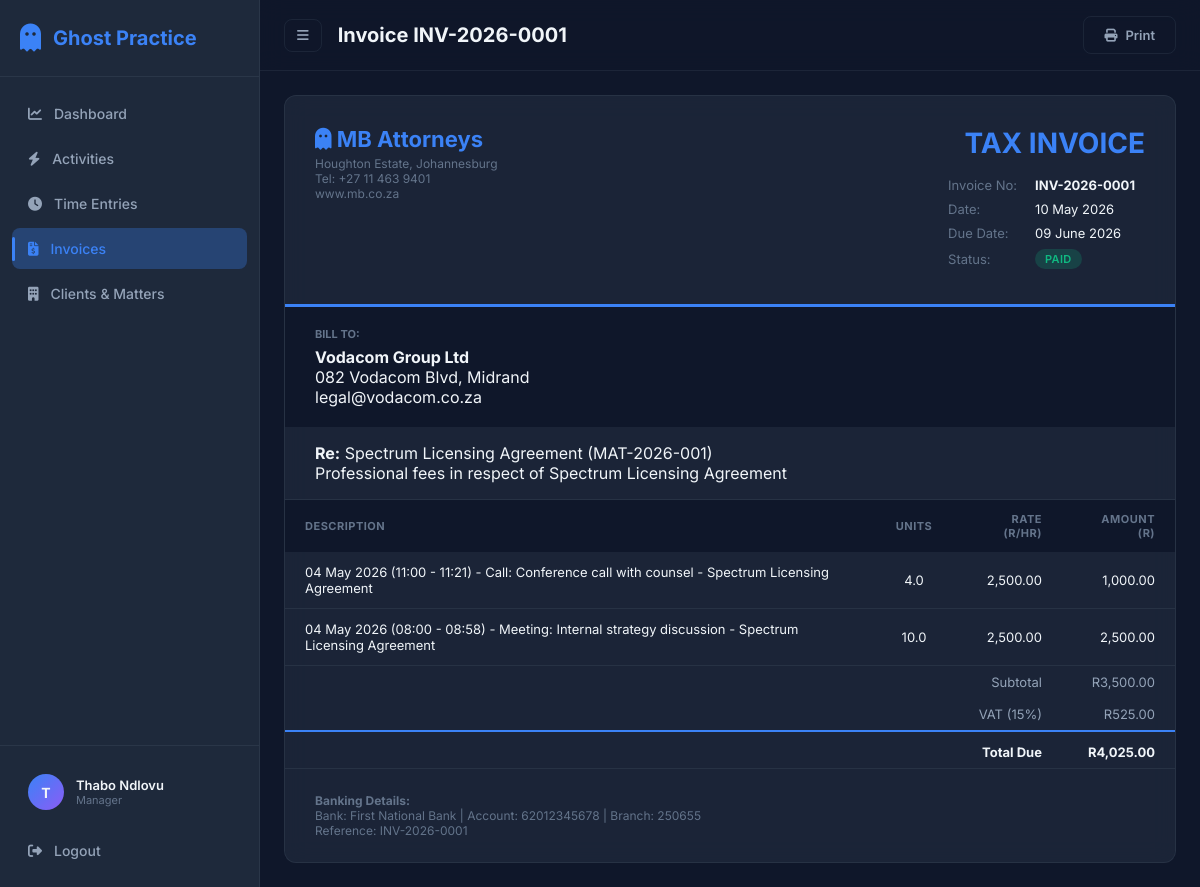
The app's page /invoices/1 (signed in) with its own data.
### models/user.py (models this page shows, shortened)
class User(UserMixin, db.Model):
    __tablename__ = "users"
    id = db.Column(db.Integer, primary_key=True)
    name = db.Column(db.String(120), nullable=False)
    email = db.Column(db.String(120), unique=True, nullable=False)
    password_hash = db.Column(db.String(256), nullable=False)
    role = db.Column(db.String(20), nullable=False, default="attorney")  # attorney / manager
    hourly_rate = db.Column(db.Float, default=2500.00)
    created_at = db.Column(db.DateTime, default=datetime.utcnow)
    activities = db.relationship("Activity", backref="user", lazy="dynamic")
    time_entries = db.relationship("TimeEntry", backref="user", lazy="dynamic")

### models/invoice.py (models this page shows, shortened)
class Invoice(db.Model):
    __tablename__ = "invoices"
    id = db.Column(db.Integer, primary_key=True)
    invoice_number = db.Column(db.String(50), unique=True, nullable=False)
    matter_id = db.Column(db.Integer, db.ForeignKey("matters.id"), nullable=False)
    client_id = db.Column(db.Integer, db.ForeignKey("clients.id"), nullable=False)
    date_issued = db.Column(db.Date, default=datetime.utcnow)
    due_date = db.Column(db.Date)
    subtotal = db.Column(db.Float, default=0)
    vat = db.Column(db.Float, default=0)
    total = db.Column(db.Float, default=0)
    status = db.Column(db.String(20), default="draft")  # draft / sent / paid
    created_at = db.Column(db.DateTime, default=datetime.utcnow)
    notes = db.Column(db.Text)
    items = db.relationship("InvoiceItem", backref="invoice", lazy="dynamic", cascade="all, delete-orphan")
    client = db.relationship("Client", backref="invoices")

class InvoiceItem(db.Model):
    __tablename__ = "invoice_items"
    id = db.Column(db.Integer, primary_key=True)
    invoice_id = db.Column(db.Integer, db.ForeignKey("invoices.id"), nullable=False)
    time_entry_id = db.Column(db.Integer, db.ForeignKey("time_entries.id"), nullable=True)
    description = db.Column(db.Text, nullable=False)
    units = db.Column(db.Float, nullable=False)
    rate = db.Column(db.Float, nullable=False)
    amount = db.Column(db.Float, nullable=False)
    time_entry = db.relationship("TimeEntry", backref="invoice_item")

### models/client.py (models this page shows, shortened)
class Client(db.Model):
    __tablename__ = "clients"
    id = db.Column(db.Integer, primary_key=True)
    name = db.Column(db.String(200), nullable=False)
    email = db.Column(db.String(120))
    phone = db.Column(db.String(20))
    address = db.Column(db.Text)
    created_at = db.Column(db.DateTime, default=datetime.utcnow)
    matters = db.relationship("Matter", backref="client", lazy="dynamic")

### models/matter.py (models this page shows, shortened)
class Matter(db.Model):
    __tablename__ = "matters"
    id = db.Column(db.Integer, primary_key=True)
    reference = db.Column(db.String(50), unique=True, nullable=False)
    title = db.Column(db.String(200), nullable=False)
    description = db.Column(db.Text)
    client_id = db.Column(db.Integer, db.ForeignKey("clients.id"), nullable=False)
    status = db.Column(db.String(20), default="active")  # active / closed
    created_at = db.Column(db.DateTime, default=datetime.utcnow)
    team = db.relationship("User", secondary=matter_team, backref=db.backref("assigned_matters", lazy="dynamic"))
    activities = db.relationship("Activity", backref="matter", lazy="dynamic")
    time_entries = db.relationship("TimeEntry", backref="matter", lazy="dynamic")
    invoices = db.relationship("Invoice", backref="matter", lazy="dynamic")

### routes/invoices.py (the view)
@invoices_bp.route("/<int:invoice_id>")
@login_required
def detail(invoice_id):
    invoice = Invoice.query.get_or_404(invoice_id)
    items = invoice.items.all()
    return render_template("invoice_detail.html", invoice=invoice, items=items)

### app.py (called while the page is built)
def create_app():
    app = Flask(__name__)
    app.config.from_object(Config)
    os.makedirs(os.path.join(app.root_path, "instance"), exist_ok=True)
    db.init_app(app)
    login_manager = LoginManager()
    login_manager.init_app(app)
    login_manager.login_view = "auth.login"
    login_manager.login_message_category = "info"
    from models.user import User
    @login_manager.user_loader
    def load_user(user_id):
        return User.query.get(int(user_id))
    register_blueprints(app)
    with app.app_context():
        db.create_all()
    return app

### templates/invoice_detail.html (shortened to what this page needs)
{% extends "base.html" %}
{% block page_title %}Invoice {{ invoice.invoice_number }}{% endblock %}
{% block topbar_actions %}
<a href="{{ url_for('invoices.pdf', invoice_id=invoice.id) }}" class="btn btn-ghost" target="_blank"><i class="fas fa-print"></i> Print</a>
{% endblock %}
{% block content %}
<div class="invoice-detail">
    <div class="card invoice-card">
        <div class="invoice-header">
            <div class="invoice-branding">
                <h2><i class="fas fa-ghost"></i> MB Attorneys</h2>
                <p>Houghton Estate, Johannesburg</p>
                <p>Tel: +27 11 463 9401</p>
                <p>www.mb.co.za</p>
            </div>
            <div class="invoice-meta">
                <h1>TAX INVOICE</h1>
                <table class="meta-table">
                    <tr><td>Invoice No:</td><td><strong>{{ invoice.invoice_number }}</strong></td></tr>
                    <tr><td>Date:</td><td>{{ invoice.date_issued.strftime('%d %B %Y') }}</td></tr>
                    <tr><td>Due Date:</td><td>{{ invoice.due_date.strftime('%d %B %Y') if invoice.due_date else 'N/A' }}</td></tr>
                    <tr><td>Status:</td><td><span class="status-badge status-{{ invoice.status }}">{{ invoice.status|upper }}</span></td></tr>
                </table>
            </div>
        </div>
        <div class="invoice-client">
            <h4>Bill To:</h4>
            <p><strong>{{ invoice.client.name }}</strong></p>
            {% if invoice.client.address %}<p>{{ invoice.client.address }}</p>{% endif %}
            {% if invoice.client.email %}<p>{{ invoice.client.email }}</p>{% endif %}
        </div>
        <div class="invoice-matter">
            <p><strong>Re:</strong> {{ invoice.matter.title }} ({{ invoice.matter.reference }})</p>
            {% if invoice.notes %}<p>{{ invoice.notes }}</p>{% endif %}
        </div>
        <table class="invoice-table">
            <thead>
                <tr>
                    <th>Description</th>
                    <th class="text-center">Units</th>
                    <th class="text-right">Rate (R/hr)</th>
                    <th class="text-right">Amount (R)</th>
                </tr>
            </thead>
            <tbody>
                {% for item in items %}
                <tr>
                    <td>{{ item.description }}</td>
                    <td class="text-center">{{ item.units }}</td>
                    <td class="text-right">{{ "{:,.2f}".format(item.rate) }}</td>
                    <td class="text-right">{{ "{:,.2f}".format(item.amount) }}</td>
                </tr>
                {% endfor %}
            </tbody>
            <tfoot>
                <tr class="subtotal-row">
                    <td colspan="3" class="text-right">Subtotal</td>
                    <td class="text-right">R{{ "{:,.2f}".format(invoice.subtotal) }}</td>
                </tr>
                <tr class="vat-row">
                    <td colspan="3" class="text-right">VAT (15%)</td>
                    <td class="text-right">R{{ "{:,.2f}".format(invoice.vat) }}</td>
                </tr>
                <tr class="total-row">
                    <td colspan="3" class="text-right"><strong>Total Due</strong></td>
                    <td class="text-right"><strong>R{{ "{:,.2f}".format(invoice.total) }}</strong></td>
                </tr>
            </tfoot>
        </table>
        <div class="invoice-footer">
            <p><strong>Banking Details:</strong></p>
            <p>Bank: First National Bank | Account: 62012345678 | Branch: 250655</p>
            <p>Reference: {{ invoice.invoice_number }}</p>
        </div>
    </div>
</div>
{% endblock %}

### templates/base.html (shortened to what this page needs)
<!DOCTYPE html>
<html lang="en">
<head>
    <link rel="stylesheet" href="https://cdnjs.cloudflare.com/ajax/libs/font-awesome/6.5.1/css/all.min.css">
    <link rel="stylesheet" href="{{ url_for('static', filename='css/style.css') }}">
</head>
<body>
    {% if current_user.is_authenticated %}
    <div class="app-layout">
        <aside class="sidebar" id="sidebar">
            <div class="sidebar-header">
                <div class="logo">
                    <i class="fas fa-ghost"></i>
                    <span>Ghost Practice</span>
                </div>
            </div>
            <nav class="sidebar-nav">
                <a href="{{ url_for('dashboard.index') }}" class="nav-item {% if request.endpoint == 'dashboard.index' %}active{% endif %}">
                    <i class="fas fa-chart-line"></i><span>Dashboard</span>
                </a>
                <a href="{{ url_for('activities.index') }}" class="nav-item {% if request.endpoint and 'activities' in request.endpoint %}active{% endif %}">
                    <i class="fas fa-bolt"></i><span>Activities</span>
                </a>
                <a href="{{ url_for('time_entries.index') }}" class="nav-item {% if request.endpoint and 'time_entries' in request.endpoint %}active{% endif %}">
                    <i class="fas fa-clock"></i><span>Time Entries</span>
                </a>
                <a href="{{ url_for('invoices.index') }}" class="nav-item {% if request.endpoint and 'invoices' in request.endpoint %}active{% endif %}">
                    <i class="fas fa-file-invoice-dollar"></i><span>Invoices</span>
                </a>
                <a href="{{ url_for('clients.index') }}" class="nav-item {% if request.endpoint and 'clients' in request.endpoint %}active{% endif %}">
                    <i class="fas fa-building"></i><span>Clients & Matters</span>
                </a>
            </nav>
            <div class="sidebar-footer">
                <div class="user-info">
                    <div class="user-avatar">{{ current_user.name[0] }}</div>
                    <div class="user-details">
                        <span class="user-name">{{ current_user.name }}</span>
                        <span class="user-role">{{ current_user.role|title }}</span>
                    </div>
                </div>
                <a href="{{ url_for('auth.logout') }}" class="nav-item logout-btn">
                    <i class="fas fa-sign-out-alt"></i><span>Logout</span>
                </a>
            </div>
        </aside>
        <main class="main-content">
            <header class="topbar">
                <button class="sidebar-toggle" onclick="document.getElementById('sidebar').classList.toggle('collapsed')">
                    <i class="fas fa-bars"></i>
                </button>
                <h1 class="page-title">{% block page_title %}Dashboard{% endblock %}</h1>
                <div class="topbar-actions">
                    {% block topbar_actions %}{% endblock %}
                </div>
            </header>
            <div class="content-area">
                {% block content %}{% endblock %}
            </div>
        </main>
    </div>
    {% else %}
        {% block public_content %}{% endblock %}
    {% endif %}
</body>
</html>

### records on screen
User: name "T", name "Thabo Ndlovu", role "Manager"
Invoice: invoice_number "INV-2026-0001", date_issued "10 May 2026", due_date "09 June 2026", status "PAID", notes "Professional fees in respect of Spectrum Licensing Agreement", subtotal "3,500.00", vat "525.00", total "4,025.00"
Client: client.name "Vodacom Group Ltd", client.address "082 Vodacom Blvd, Midrand", client.email "legal@vodacom.co.za"
Matter: matter "Spectrum Licensing Agreement", matter.reference "MAT-2026-001"
InvoiceItem: description "04 May 2026 (11:00 - 11:21) - Call: Conference call with counsel - Spectrum Licensing Agreement", units "4.0", rate "2,500.00", amount "1,000.00"
InvoiceItem: description "04 May 2026 (08:00 - 08:58) - Meeting: Internal strategy discussion - Spectrum Licensing Agreement", units "10.0", rate "2,500.00", amount "2,500.00"
